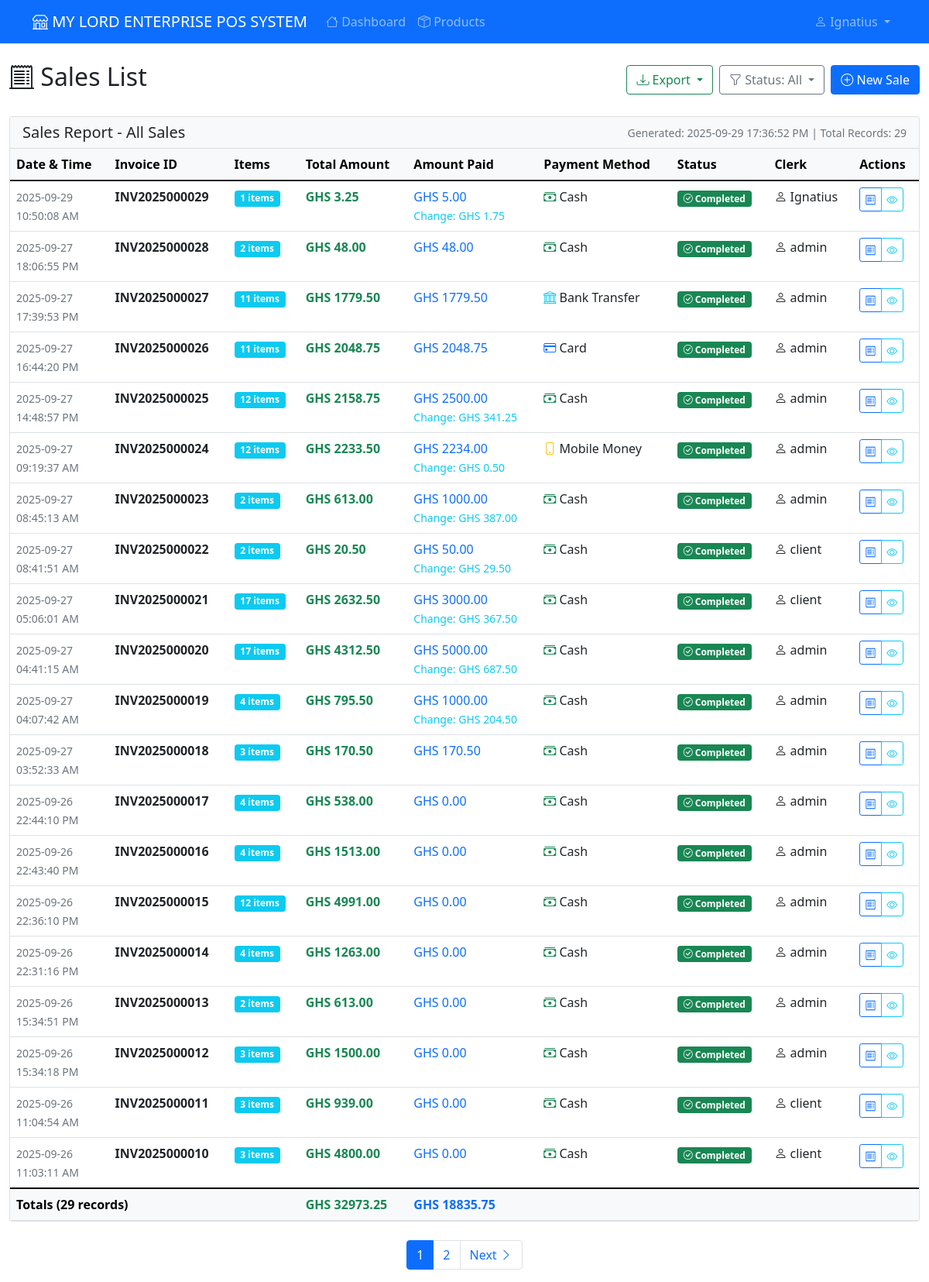
The page /pos/list-sales (signed in) on the database as committed earlier.
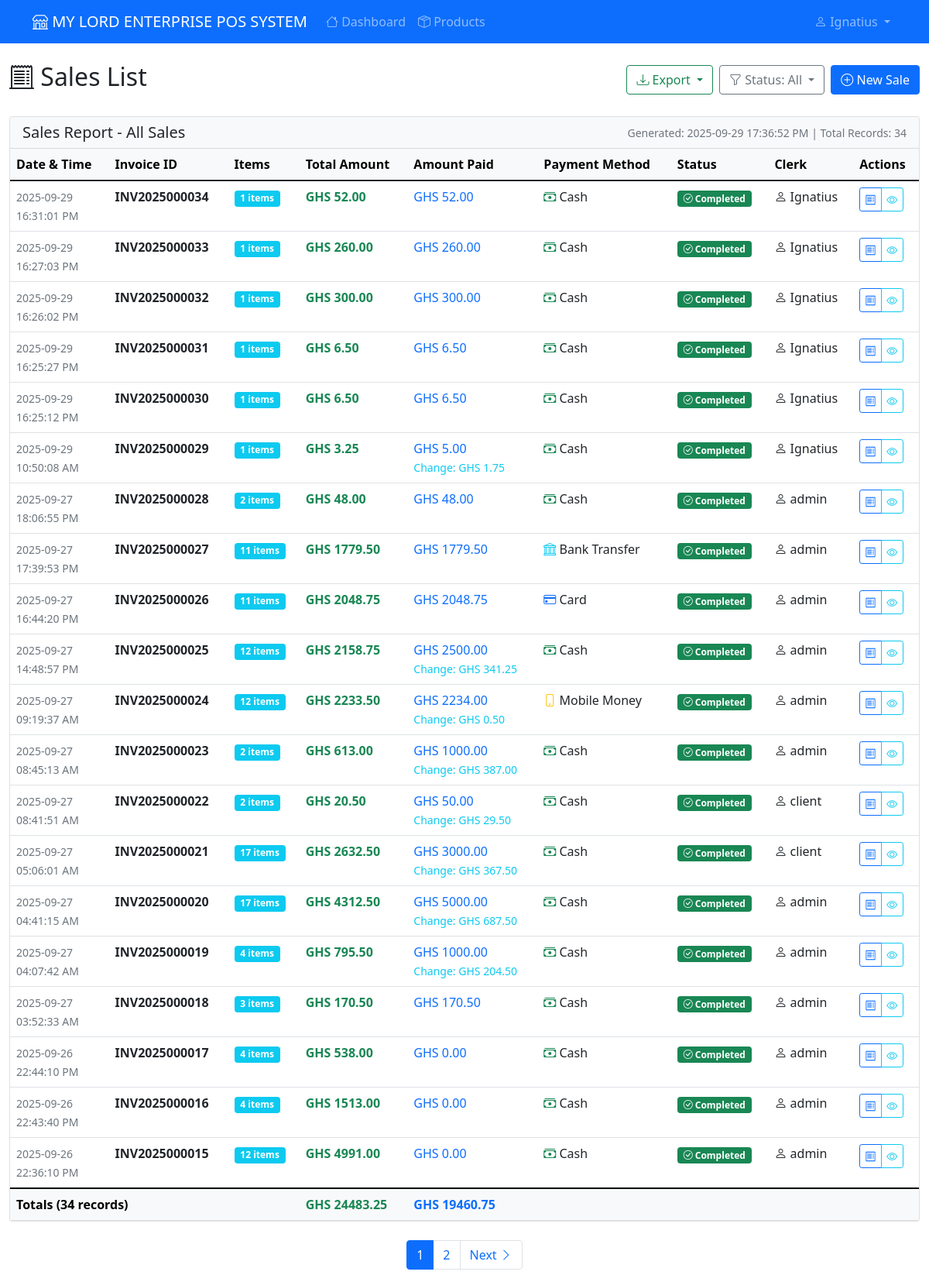
The same page on the database as committed later.
### app/models.py (models this page shows, shortened)
class Sale(db.Model):
    id = db.Column(db.Integer, primary_key=True)
    invoice_number = db.Column(db.String(20), unique=True, nullable=False)
    clerk_id = db.Column(db.Integer, db.ForeignKey('user.id'), nullable=False)
    total_amount = db.Column(db.Numeric(10, 2), nullable=False)
    total_profit = db.Column(db.Numeric(10, 2), nullable=False, default=0.00)
    payment_method = db.Column(db.String(20), nullable=False, default='cash')
    amount_paid = db.Column(db.Numeric(10, 2), nullable=False, default=0.00)
    change_given = db.Column(db.Numeric(10, 2), nullable=False, default=0.00)
    status = db.Column(db.String(20), nullable=False, server_default='completed')
    created_at = db.Column(db.DateTime, default=datetime.utcnow)
    updated_at = db.Column(db.DateTime, default=datetime.utcnow, onupdate=datetime.utcnow)
    sale_items = db.relationship('SaleItem', backref='sale', lazy=True, cascade='all, delete-orphan')

class User(UserMixin, db.Model):
    id = db.Column(db.Integer, primary_key=True)
    username = db.Column(db.String(80), unique=True, nullable=False)
    password_hash = db.Column(db.String(120), nullable=False)
    role = db.Column(db.String(20), nullable=False, default='cashier')  # admin, manager, cashier
    created_at = db.Column(db.DateTime, default=datetime.utcnow)
    is_active = db.Column(db.Boolean, default=True, nullable=False)
    is_temporary_password = db.Column(db.Boolean, default=False, nullable=False)
    password_reset_token = db.Column(db.String(100), nullable=True)
    password_reset_expires = db.Column(db.DateTime, nullable=True)
    must_change_password = db.Column(db.Boolean, default=False, nullable=False)
    last_password_change = db.Column(db.DateTime, nullable=True)
    sales = db.relationship('Sale', backref='clerk', lazy=True)
    expenses = db.relationship('Expense', backref='user', lazy=True)
    def needs_password_change(self):
        return self.must_change_password or self.is_temporary_password
    def is_admin(self):
        return self.role == 'admin'
    def is_manager(self):
        return self.role in ['admin', 'manager']

### app/pos.py (the view)
@bp.route('/list-sales')
@login_required
def list_sales():
    page = request.args.get('page', 1, type=int)
    status_filter = request.args.get('status', 'all')
    query = Sale.query
    if current_user.role == 'clerk':
        query = query.filter(Sale.clerk_id == current_user.id)
    if status_filter != 'all':
        query = query.filter(Sale.status == status_filter)
    sales = query.order_by(Sale.created_at.desc()).paginate(
        page=page, per_page=20, error_out=False
    )
    return render_template(
        'pos/sales_list.html',
        sales=sales,
        status_filter=status_filter,
        current_time=datetime.now()
    )

### app/models.py (called while the page is built)
    @property
    def line_total(self):
        return float(self.quantity * self.price_at_sale)

    @property
    def unit_display(self):
        unit_map = {
            'full': 'Full Pack',
            'half': 'Half Pack',
            'quarter': 'Quarter Pack'
        }
        return unit_map.get(self.unit_type, 'Full Pack')

### app/templates/pos/sales_list.html (shortened to what the changed rows need)
{% extends "base.html" %}
{% block content %}
<div class="row">
    <div class="col-12">
        <div class="d-flex justify-content-between align-items-center mb-4">
            <h2><i class="bi bi-receipt-cutoff"></i> Sales List</h2>
        </div>
        {% if sales.items %}
        <div class="card" id="salesTableCard">
            <div class="card-header bg-light d-print-block">
                <div class="d-flex justify-content-between align-items-center">
                    <h5 class="mb-0">Sales Report - {{ status_filter.title() if status_filter != 'all' else 'All Sales' }}</h5>
                    <small class="text-muted d-print-block">
                        Generated: {{ current_time.strftime('%Y-%m-%d %H:%M:%S %p') if current_time else '' }}
                        | Total Records: {{ sales.total }}
                    </small>
                </div>
            </div>
            <div class="card-body p-0">
                <div class="table-responsive">
                    <table class="table table-hover mb-0" id="salesTable">
                        <thead class="table-light">
                            <tr>
                                <th>Date & Time</th>
                                <th>Invoice ID</th>
                                <th>Items</th>
                                <th>Total Amount</th>
                                <th>Amount Paid</th>
                                <th>Payment Method</th>
                                <th>Status</th>
                                <th>Clerk</th>
                                <th class="d-print-none">Actions</th>
                            </tr>
                        </thead>
                        <tbody>
                            {% for sale in sales.items %}
                            <tr>
                                <td>
                                    <small class="text-muted">
                                        {{ sale.created_at.strftime('%Y-%m-%d') }}<br>
                                        {{ sale.created_at.strftime('%H:%M:%S %p') }}
                                    </small>
                                </td>
                                <td>
                                    <strong>{{ sale.invoice_number }}</strong>
                                </td>
                                <td>
                                    <span class="badge bg-info">{{ sale.sale_items|length }} items</span>
                                </td>
                                <td>
                                    <strong class="text-success">GHS {{ "%.2f"|format(sale.total_amount) }}</strong>
                                </td>
                                <td>
                                    <span class="text-primary">GHS {{ "%.2f"|format(sale.amount_paid) }}</span>
                                    {% if sale.change_given > 0 %}
                                        <br><small class="text-info">Change: GHS {{ "%.2f"|format(sale.change_given) }}</small>
                                    {% endif %}
                                </td>
                                <td>
                                    {% if sale.payment_method == 'cash' %}
                                        <i class="bi bi-cash-stack text-success"></i> Cash
                                    {% elif sale.payment_method == 'card' %}
                                        <i class="bi bi-credit-card text-primary"></i> Card
                                    {% elif sale.payment_method == 'mobile_money' %}
                                        <i class="bi bi-phone text-warning"></i> Mobile Money
                                    {% elif sale.payment_method == 'bank_transfer' %}
                                        <i class="bi bi-bank text-info"></i> Bank Transfer
                                    {% else %}
                                        <i class="bi bi-question-circle"></i> {{ sale.payment_method.title() }}
                                    {% endif %}
                                </td>
                                <td>
                                    {% if sale.status == 'completed' %}
                                        <span class="badge bg-success">
                                            <i class="bi bi-check-circle"></i> Completed
                                        </span>
                                    {% elif sale.status == 'pending' %}
                                        <span class="badge bg-warning text-dark">
                                            <i class="bi bi-clock"></i> Pending
                                        </span>
                                    {% elif sale.status == 'cancelled' %}
                                        <span class="badge bg-danger">
                                            <i class="bi bi-x-circle"></i> Cancelled
                                        </span>
                                    {% endif %}
                                </td>
                                <td>
                                    <i class="bi bi-person"></i> {{ sale.clerk.username }}
                                </td>
                                <td class="d-print-none">
                                    <div class="btn-group btn-group-sm" role="group">
                                        <a href="{{ url_for('pos.receipt', sale_id=sale.id) }}"
                                           class="btn btn-outline-primary" title="View Receipt">
                                            <i class="bi bi-receipt"></i>
                                        </a>
                                        <button type="button" class="btn btn-outline-info"
                                                data-bs-toggle="modal" data-bs-target="#saleModal{{ sale.id }}"
                                                title="View Details">
                                            <i class="bi bi-eye"></i>
                                        </button>
                                    </div>
                                </td>
                            </tr>
                            {% endfor %}
                        </tbody>
                        <tfoot class="table-light d-print-table-footer-group">
                            <tr>
                                <th colspan="3">Totals ({{ sales.total }} records)</th>
                                <th class="text-success">
                                    GHS {{ "%.2f"|format(sales.items|sum(attribute='total_amount')) }}
                                </th>
                                <th class="text-primary">
                                    GHS {{ "%.2f"|format(sales.items|sum(attribute='amount_paid')) }}
                                </th>
                                <th colspan="4"></th>
                            </tr>
                        </tfoot>
                    </table>
                </div>
            </div>
        </div>
        {% if sales.pages > 1 %}
        <nav aria-label="Sales pagination" class="mt-4 d-print-none">
            <ul class="pagination justify-content-center">
                {% for page_num in sales.iter_pages() %}
                    {% if page_num %}
                        {% if page_num != sales.page %}
                            <li class="page-item">
                                <a class="page-link" href="{{ url_for('pos.list_sales', page=page_num, status=status_filter) }}">
                                    {{ page_num }}
                                </a>
                            </li>
                        {% else %}
                            <li class="page-item active">
                                <span class="page-link">{{ page_num }}</span>
                            </li>
                        {% endif %}
                    {% else %}
                        <li class="page-item disabled">
                            <span class="page-link">…</span>
                        </li>
                    {% endif %}
                {% endfor %}
                {% if sales.has_next %}
                    <li class="page-item">
                        <a class="page-link" href="{{ url_for('pos.list_sales', page=sales.next_num, status=status_filter) }}">
                            Next <i class="bi bi-chevron-right"></i>
                        </a>
                    </li>
                {% endif %}
            </ul>
        </nav>
        {% endif %}
        {% endif %}
    </div>
</div>
{% endblock %}

Rows that differ between the two databases and show on the page:
no longer on this page (row unchanged): Sale: created_at "2025-09-26", created_at "22:31:16 PM", invoice_number "INV2025000014", sale_items|length "4", total_amount "1263.00", amount_paid "0.00", payment_method "cash" (drawn), status "completed" (drawn), clerk.username "admin"
no longer on this page (row unchanged): Sale: created_at "2025-09-26", created_at "15:34:51 PM", invoice_number "INV2025000013", sale_items|length "2", total_amount "613.00", amount_paid "0.00", payment_method "cash" (drawn), status "completed" (drawn), clerk.username "admin"
no longer on this page (row unchanged): Sale: created_at "2025-09-26", created_at "15:34:18 PM", invoice_number "INV2025000012", sale_items|length "3", total_amount "1500.00", amount_paid "0.00", payment_method "cash" (drawn), status "completed" (drawn), clerk.username "admin"
no longer on this page (row unchanged): Sale: created_at "2025-09-26", created_at "11:04:54 AM", invoice_number "INV2025000011", sale_items|length "3", total_amount "939.00", amount_paid "0.00", payment_method "cash" (drawn), status "completed" (drawn), clerk.username "client"
no longer on this page (row unchanged): Sale: created_at "2025-09-26", created_at "11:03:11 AM", invoice_number "INV2025000010", sale_items|length "3", total_amount "4800.00", amount_paid "0.00", payment_method "cash" (drawn), status "completed" (drawn), clerk.username "client"
added Sale: created_at "2025-09-29", created_at "16:31:01 PM", invoice_number "INV2025000034", sale_items|length "1", total_amount "52.00", amount_paid "52.00", payment_method "cash" (drawn), status "completed" (drawn), clerk.username "Ignatius"
added Sale: created_at "2025-09-29", created_at "16:27:03 PM", invoice_number "INV2025000033", sale_items|length "1", total_amount "260.00", amount_paid "260.00", payment_method "cash" (drawn), status "completed" (drawn), clerk.username "Ignatius"
added Sale: created_at "2025-09-29", created_at "16:26:02 PM", invoice_number "INV2025000032", sale_items|length "1", total_amount "300.00", amount_paid "300.00", payment_method "cash" (drawn), status "completed" (drawn), clerk.username "Ignatius"
added Sale: created_at "2025-09-29", created_at "16:25:27 PM", invoice_number "INV2025000031", sale_items|length "1", total_amount "6.50", amount_paid "6.50", payment_method "cash" (drawn), status "completed" (drawn), clerk.username "Ignatius"
added Sale: created_at "2025-09-29", created_at "16:25:12 PM", invoice_number "INV2025000030", sale_items|length "1", total_amount "6.50", amount_paid "6.50", payment_method "cash" (drawn), status "completed" (drawn), clerk.username "Ignatius"
Other text that changed with them:
{{ sales.total }}: "29" → "34"
{{ "%.2f"|format(sales.items|sum(attribute='total_amount')) }}: "32973.25" → "24483.25"
{{ "%.2f"|format(sales.items|sum(attribute='amount_paid')) }}: "18835.75" → "19460.75"
